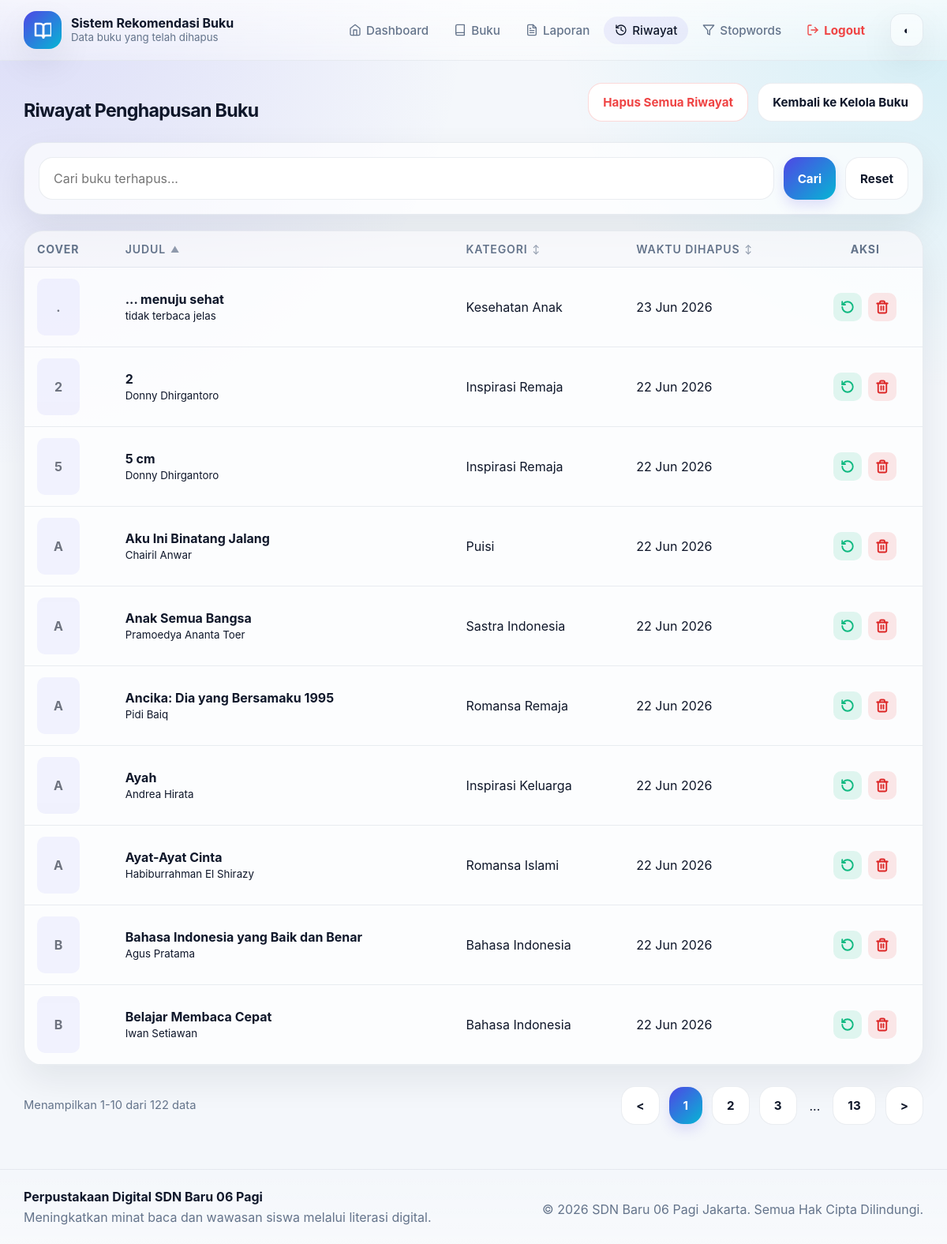
Page /admin/book-history.php?sort=title&order=asc&page=1 (signed in) on the committed database.
### tables this page shows
CREATE TABLE `books` (
  `id` int(11) NOT NULL,
  `title` varchar(200) NOT NULL,
  `author` varchar(150) NOT NULL,
  `category` varchar(100) NOT NULL,
  `year` int(11) DEFAULT NULL,
  `description` text NOT NULL,
  `keywords` text DEFAULT NULL,
  `cover_image` varchar(255) DEFAULT NULL,
  `deleted_at` timestamp NULL DEFAULT NULL,
  `created_at` timestamp NOT NULL DEFAULT current_timestamp(),
  `updated_at` timestamp NULL DEFAULT NULL ON UPDATE current_timestamp()
);

### admin/book-history.php (the view, shortened to what this page needs)
<?php
require_once __DIR__ . '/../includes/functions.php';
$conn = db();
function clean_sort_key(string $key, array $allowed, string $default): string
{
    return array_key_exists($key, $allowed) ? $key : $default;
}
function clean_sort_order(string $order): string
{
    $order = strtolower($order);
    return $order === 'asc' ? 'ASC' : 'DESC';
}
function build_query_string(array $params): string
{
    return http_build_query($params);
}
$search = trim($_GET['search'] ?? '');
$allowedSort = [
    'title' => 'title',
    'author' => 'author',
    'category' => 'category',
    'year' => 'year',
    'deleted_at' => 'deleted_at',
];
$sort = clean_sort_key((string) ($_GET['sort'] ?? 'deleted_at'), $allowedSort, 'deleted_at');
$order = clean_sort_order((string) ($_GET['order'] ?? 'desc'));
$sortColumn = $allowedSort[$sort];
$page = max(1, (int) ($_GET['page'] ?? 1));
$perPage = 10;
$offset = ($page - 1) * $perPage;
$whereSql = ' WHERE deleted_at IS NOT NULL';
$countSql = 'SELECT COUNT(*) AS total FROM books';
$listSql = 'SELECT * FROM books';
$countSql .= $whereSql;
$listSql .= $whereSql . " ORDER BY {$sortColumn} {$order} LIMIT {$perPage} OFFSET {$offset}";
$totalBooks = 0;
$countResult = $conn->query($countSql);
if ($countResult) {
    $totalBooks = (int) ($countResult->fetch_assoc()['total'] ?? 0);
}
$result = $conn->query($listSql);
$books = [];
if ($result) {
    while ($row = $result->fetch_assoc()) {
        $books[] = $row;
    }
}
$totalPages = max(1, (int) ceil($totalBooks / $perPage));
function sort_link(
    string $label,
    string $key,
    string $currentSort,
    string $currentOrder,
    array $baseParams
): string {
    $isActive = $currentSort === $key;
    $nextOrder = (
        $isActive && strtoupper($currentOrder) === 'ASC'
    ) ? 'desc' : 'asc';
    $baseParams['sort'] = $key;
    $baseParams['order'] = $nextOrder;
    $baseParams['page'] = 1;
    $icon = '↕';
    if ($isActive) {
        $icon = strtoupper($currentOrder) === 'ASC'
            ? '▲'
            : '▼';
    }
    $url = 'book-history.php?' . build_query_string($baseParams);
    return '
        <a
            href="' . e($url) . '"
            style="
                display:flex;
                align-items:center;
                gap:6px;
                text-decoration:none;
                color:inherit;
                font-weight:600;
            "
        >
            <span>' . e($label) . '</span>
            <span style="font-size:11px;opacity:.7;">' . $icon . '</span>
        </a>
    ';
}
$baseParams = [];
?>
<section class="container">
    <div class="section-head">
        <div>
            <h2>Riwayat Penghapusan Buku</h2>
        </div>
        <div class="form-actions">
            <?php if ($totalBooks > 0): ?>
            <button class="btn btn-soft" style="color: #ef4444; border-color: rgba(239, 68, 68, 0.2);" onclick="document.getElementById('deleteAllModal').classList.remove('hidden')">Hapus Semua Riwayat</button>
            <?php endif; ?>
            <a class="btn btn-soft" href="books.php">Kembali ke Kelola Buku</a>
        </div>
    </div>
    <div class="section">
        <form method="get" class="search-panel" style="margin-bottom: 20px;">
            <div class="search-row">
                <input
                    class="search-input"
                    type="text"
                    name="search"
                    value="<?= e($search); ?>"
                    placeholder="Cari buku terhapus..."
                >
                <button class="btn btn-primary" type="submit">Cari</button>
                <a class="btn btn-soft" href="book-history.php">Reset</a>
            </div>
        </form>
    </div>
    <div class="table-wrap">
        <table>
            <thead>
                <tr>
                    <th>Cover</th>
                    <th><?= sort_link('Judul', 'title', $sort, $order, $baseParams); ?></th>
                    <th><?= sort_link('Kategori', 'category', $sort, $order, $baseParams); ?></th>
                    <th><?= sort_link('Waktu Dihapus', 'deleted_at', $sort, $order, $baseParams); ?></th>
                    <th style="text-align: center;">Aksi</th>
                </tr>
            </thead>
            <tbody>
            <?php if (!$books): ?>
                <tr>
                    <td colspan="5">Belum ada data buku yang dihapus.</td>
                </tr>
            <?php else: ?>
                <?php foreach ($books as $book): ?>
                    <tr>
                        <td>
                            <?php if (!empty($book['cover_image'])): ?>
                                <img
                                    src="<?= e('../' . ltrim((string) $book['cover_image'], '/')); ?>"
                                    alt="<?= e($book['title']); ?>"
                                    style="width:54px;height:72px;object-fit:cover;border-radius:10px;opacity:0.6;"
                                >
                            <?php else: ?>
                                <div style="width:54px;height:72px;border-radius:10px;background:rgba(99,102,241,.12);display:flex;align-items:center;justify-content:center;font-weight:700;opacity:0.6;">
                                    <?= e(mb_strtoupper(mb_substr((string) $book['title'], 0, 1))); ?>
                                </div>
                            <?php endif; ?>
                        </td>
                        <td><strong><?= e($book['title']); ?></strong><br><small><?= e($book['author']); ?></small></td>
                        <td><?= e($book['category']); ?></td>
                        <td><?= format_date_id($book['deleted_at']); ?></td>
                        <td style="text-align: center;">
                            <div class="form-actions" style="justify-content: center; gap: 8px;">
                                <a class="btn-icon btn-restore" href="javascript:void(0);" onclick="confirmRestore(<?= (int) $book['id']; ?>)" title="Restore">
                                    <svg xmlns="http://www.w3.org/2000/svg" width="18" height="18" viewBox="0 0 24 24" fill="none" stroke="currentColor" stroke-width="2.5" stroke-linecap="round" stroke-linejoin="round"><path d="M3 12a9 9 0 1 0 9-9 9.75 9.75 0 0 0-6.74 2.74L3 8"/><path d="M3 3v5h5"/></svg>
                                </a>
                                <a class="btn-icon btn-delete" href="javascript:void(0);" onclick="confirmForceDelete(<?= (int) $book['id']; ?>)" title="Hapus Permanen">
                                </a>
                            </div>
                        </td>
                    </tr>
                <?php endforeach; ?>
            <?php endif; ?>
            </tbody>
        </table>
    </div>
    <div class="section" style="display:flex;align-items:center;justify-content:space-between;gap:12px;flex-wrap:wrap;">
        <div class="helper">
            Menampilkan <?= $totalBooks ? ($offset + 1) : 0; ?>-<?= min($offset + $perPage, $totalBooks); ?> dari <?= $totalBooks; ?> data
        </div>
        <div class="form-actions" style="flex-wrap:wrap; align-items:center;">
    <?php
    $prevParams = $baseParams;
    $prevParams['sort'] = $sort;
    $prevParams['order'] = strtolower($order);
    $prevParams['page'] = max(1, $page - 1);
    $nextParams = $baseParams;
    $nextParams['sort'] = $sort;
    $nextParams['order'] = strtolower($order);
    $nextParams['page'] = min($totalPages, $page + 1);
    $window = 2;
    ?>
    <a
        class="btn btn-soft <?= $page <= 1 ? 'disabled' : ''; ?>"
        href="book-history.php?<?= e(build_query_string($prevParams)); ?>"
    >
        &lt;
    </a>
    <?php for ($i = 1; $i <= $totalPages; $i++): ?>
        <?php if (
            $i == 1 ||
            $i == $totalPages ||
            ($i >= $page - $window && $i <= $page + $window)
        ): ?>
            <?php
            $params = $baseParams;
            $params['sort'] = $sort;
            $params['order'] = strtolower($order);
            $params['page'] = $i;
            $active = $i === $page;
            ?>
            <a
                class="btn <?= $active ? 'btn-primary' : 'btn-soft'; ?>"
                href="book-history.php?<?= e(build_query_string($params)); ?>"
            >
                <?= $i; ?>
            </a>
        <?php elseif (
            $i == $page - $window - 1 ||
            $i == $page + $window + 1
        ): ?>
            <span style="padding:0 4px;">...</span>
        <?php endif; ?>
    <?php endfor; ?>
    <a
        class="btn btn-soft <?= $page >= $totalPages ? 'disabled' : ''; ?>"
        href="book-history.php?<?= e(build_query_string($nextParams)); ?>"
    >
        &gt;
    </a>
</div>
</section>

### assets/css/style.css (style rules this page uses)
:root { --bg: #f4f7fb; --bg-2: #ffffff; --text: #0f172a; --muted: #64748b; --primary: #4f46e5; --primary-2: #06b6d4; --border: rgba(148, 163, 184, 0.2); --shadow: 0 18px 45px rgba(15, 23, 42, 0.08); --shadow-strong: 0 24px 60px rgba(15, 23, 42, 0.14); --card: rgba(255, 255, 255, 0.75); --glass: rgba(255, 255, 255, 0.55); --chip: rgba(79, 70, 229, 0.08); }
* { box-sizing: border-box; }
html { scroll-behavior: smooth; }
body { margin: 0; font-family: Inter, system-ui, -apple-system, BlinkMacSystemFont, "Segoe UI", sans-serif; background: radial-gradient(circle at top left, rgba(79, 70, 229, 0.15), transparent 30%), radial-gradient(circle at top right, rgba(6, 182, 212, 0.14), transparent 25%), var(--bg); color: var(--text); min-height: 100vh; display: flex; flex-direction: column; }
a { color: inherit; text-decoration: none; }
.container { width: 95%; max-width: 1800px; margin: 0 auto; }
.search-panel { margin-top: 12px; padding: 18px; border-radius: 24px; background: rgba(255, 255, 255, 0.68); border: 1px solid var(--border); box-shadow: var(--shadow); }
.search-row { display: flex; gap: 12px; }
.search-input { flex: 1; border: 1px solid var(--border); border-radius: 18px; padding: 16px 18px; background: var(--bg-2); color: var(--text); font: inherit; outline: none; box-shadow: inset 0 1px 0 rgba(255,255,255,0.02); }
.btn { border: 0; border-radius: 18px; padding: 14px 18px; font-family: inherit; font-size: 0.95rem; font-weight: 700; cursor: pointer; transition: transform 180ms ease, box-shadow 180ms ease, opacity 180ms ease; display: inline-flex; align-items: center; justify-content: center; gap: 8px; }
.btn-primary { color: white; background: linear-gradient(135deg, var(--primary), var(--primary-2)); box-shadow: 0 8px 16px rgba(79, 70, 229, 0.15); }
.btn-soft { color: var(--text); background: var(--bg-2); border: 1px solid var(--border); }
.section { margin-top: 26px; }
.section-head { display: flex; align-items: end; justify-content: space-between; gap: 12px; margin-bottom: 16px; }
.section-head h2, .section-head h3 { margin: 0; font-size: 1.45rem; letter-spacing: -0.03em; }
.table-wrap { overflow: auto; border-radius: 24px; border: 1px solid var(--border); background: var(--card); box-shadow: var(--shadow); }
table { width: 100%; border-collapse: collapse; min-width: 860px; }
th, td { padding: 14px 16px; text-align: left; border-bottom: 1px solid var(--border); vertical-align: middle; }
th { color: var(--muted); font-size: 0.88rem; text-transform: uppercase; letter-spacing: 0.06em; background: rgba(148,163,184,0.05); }
.form-actions { display: flex; gap: 12px; flex-wrap: wrap; }
.helper { color: var(--muted); font-size: 0.92rem; line-height: 1.6; }
.btn-icon { display: inline-flex; align-items: center; justify-content: center; width: 36px; height: 36px; border-radius: 10px; transition: 200ms ease; flex-shrink: 0; }
.btn-delete { background: rgba(239, 68, 68, 0.12); color: #dc2626; }
.btn-restore { background: rgba(16, 185, 129, 0.12); color: #10b981; }

### rows in the picture
books: title ".", title "... menuju sehat", author "tidak terbaca jelas", category "Kesehatan Anak", deleted_at "23 Jun 2026"
books: title "2", author "Donny Dhirgantoro", category "Inspirasi Remaja", deleted_at "22 Jun 2026"
books: title "5", title "5 cm", author "Donny Dhirgantoro", category "Inspirasi Remaja", deleted_at "22 Jun 2026"
books: title "A", title "Aku Ini Binatang Jalang", author "Chairil Anwar", category "Puisi", deleted_at "22 Jun 2026"
books: title "A", title "Anak Semua Bangsa", author "Pramoedya Ananta Toer", category "Sastra Indonesia", deleted_at "22 Jun 2026"
books: title "A", title "Ancika: Dia yang Bersamaku 1995", author "Pidi Baiq", category "Romansa Remaja", deleted_at "22 Jun 2026"
books: title "A", title "Ayah", author "Andrea Hirata", category "Inspirasi Keluarga", deleted_at "22 Jun 2026"
books: title "A", title "Ayat-Ayat Cinta", author "Habiburrahman El Shirazy", category "Romansa Islami", deleted_at "22 Jun 2026"
books: title "B", title "Bahasa Indonesia yang Baik dan Benar", author "Agus Pratama", category "Bahasa Indonesia", deleted_at "22 Jun 2026"
books: title "B", title "Belajar Membaca Cepat", author "Iwan Setiawan", category "Bahasa Indonesia", deleted_at "22 Jun 2026"

### other values in the picture
APP_NAME "Sistem Rekomendasi Buku"
$subtitle "Data buku yang telah dihapus"
$item['label'] "Dashboard"
$item['label'] "Buku"
$item['label'] "Laporan"
$item['label'] "Riwayat"
$item['label'] "Stopwords"
$item['label'] "Logout"
$label "JUDUL KATEGORI WAKTU DIHAPUS"
$icon "▲ ↕ ↕"
$offset + 1 "1"
min($offset + $perPage, $totalBooks) "10"
$totalBooks "122"
